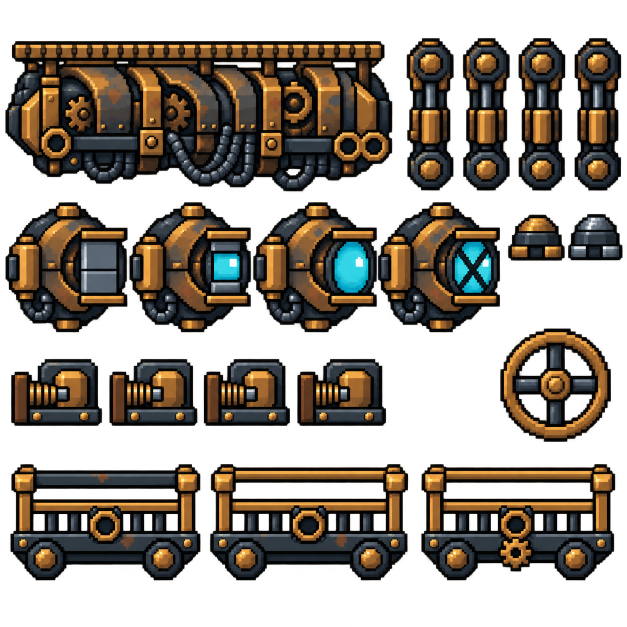
#> input picture assets/warden97/parts-raw-v3.png, 1254 x 1254 px, found by its file name (shown at 1/2 size)
$ python prepare-warden102.py
#> lines starting #> are read from the running program, lines starting #| are printed output that depends on the picture; after the words box and inside, x2 and y2 are one past the last pixel; in counts of white or black regions, pixels touching at a corner belong together
"""Prepare accepted V3 once at authored density; measure retained contact art."""
from pathlib import Path
from PIL import Image
import numpy as np
import json

folder=Path('assets/warden102')
source=Image.open(folder/'parts-raw-v3.png').convert('RGBA')
#> source is the input picture: PIL image 1254x1254 RGBA; mean R, G, B, A 38.5, 30.9, 21.7, 130.5
image=source.resize((512,512),Image.Resampling.NEAREST)
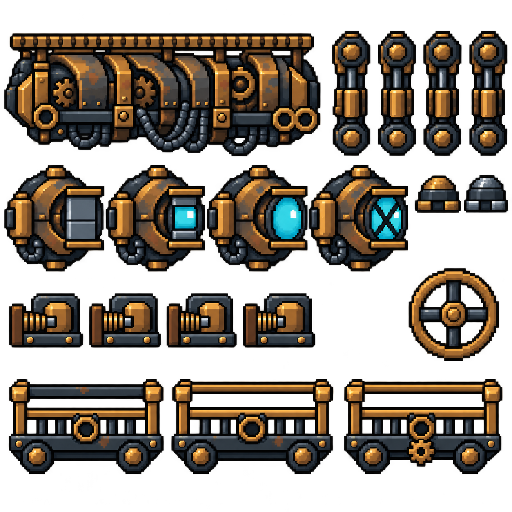
#> image: PIL image 512x512 RGBA; mean R, G, B, A 38.3, 30.8, 21.7, 130.6; transparent parts drawn white
a=np.array(image)
r,g,b=a[:,:,0].astype(int),a[:,:,1].astype(int),a[:,:,2].astype(int)
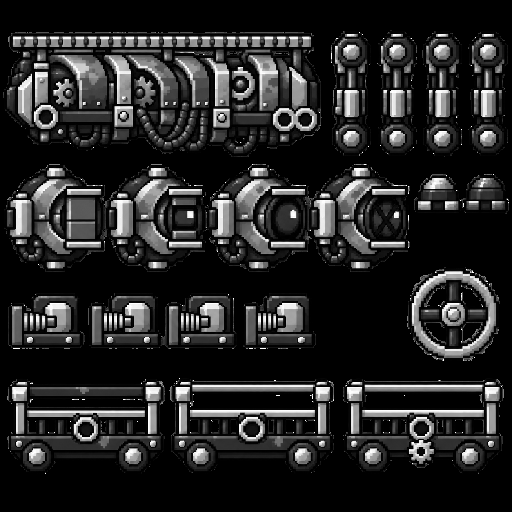
#> r: shape (512, 512) int64; min 0, max 255, mean 38.3
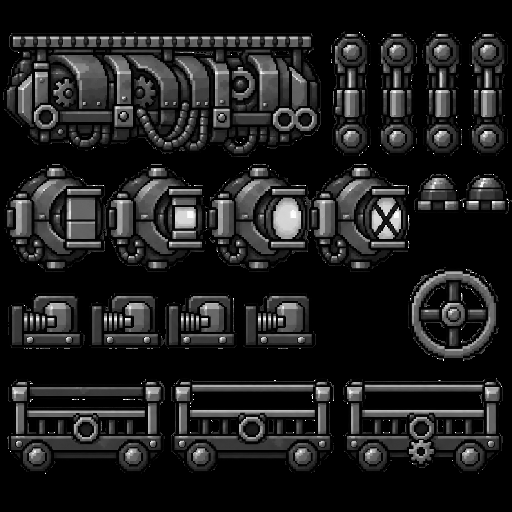
#> g: shape (512, 512) int64; min 0, max 255, mean 30.8
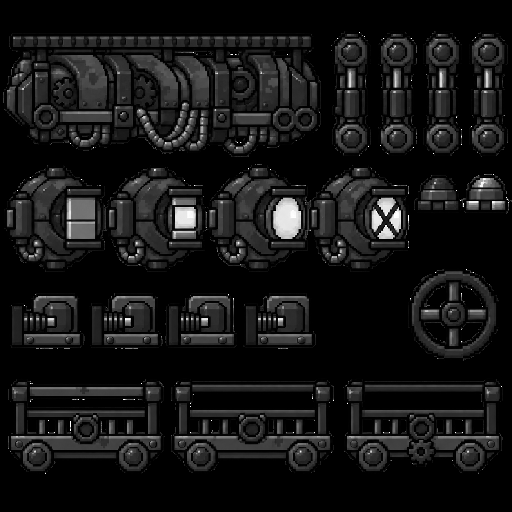
#> b: shape (512, 512) int64; min 0, max 255, mean 21.7
# Reject only saturated exterior generation fringe, not brown corrosion/bronze.
fringe=((r>200)&(g<90)&(b<90))|((r>120)&(g>120)&(b<20)&(np.abs(r-g)<50))
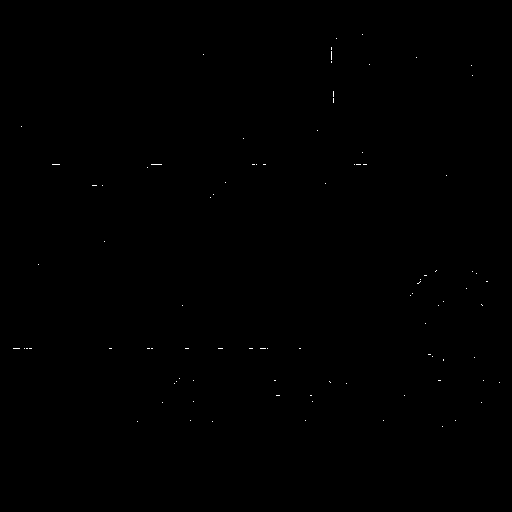
#> fringe: shape (512, 512) bool; 0.07% white in thin lines or dots, all inside (x1, y1, x2, y2) = (13, 34, 500, 427)
a[(a[:,:,3]<200)|fringe]=0
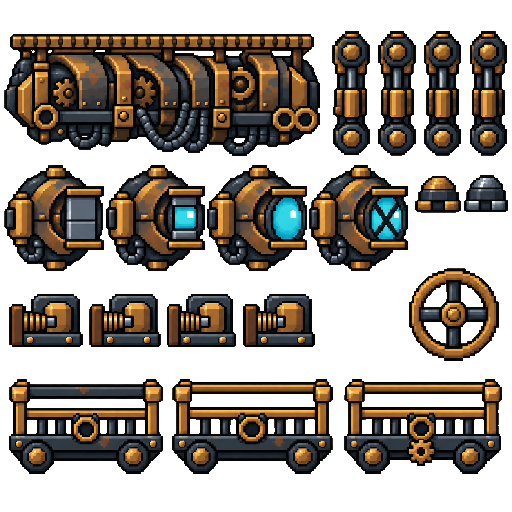
#> a: shape (512, 512, 4); 7.46% of pixels changed, all inside (x1, y1, x2, y2) = (0, 9, 512, 512); transparent parts drawn white
a[a[:,:,3]>=200,3]=255
image=Image.fromarray(a)
original=Image.open('assets/warden97/parts-native.png').convert('RGBA')
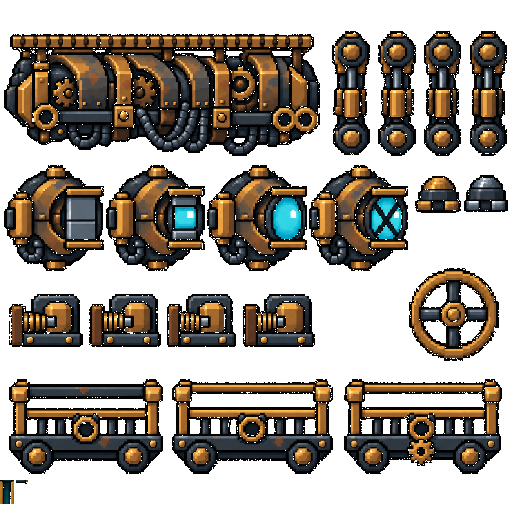
#> input picture assets/warden97/parts-native.png, 512 x 512 px, found by its file name
#> original is the input picture: PIL image 512x512 RGBA; mean R, G, B, A 36.7, 29.6, 21, 127.7
#> (the run stopped early here; a loop or call above may not have finished)
